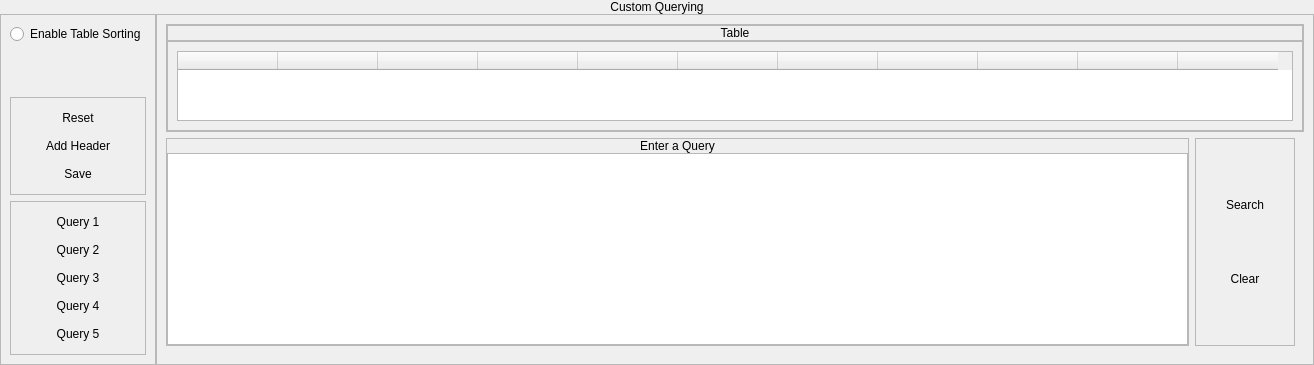
            <widget class="QWidget" name="custom_query">
             <layout class="QVBoxLayout" name="verticalLayout_150">
              <property name="spacing">
               <number>0</number>
              </property>
              <property name="leftMargin">
               <number>0</number>
              </property>
              <property name="topMargin">
               <number>0</number>
              </property>
              <property name="rightMargin">
               <number>0</number>
              </property>
              <property name="bottomMargin">
               <number>0</number>
              </property>
              <item>
               <widget class="QFrame" name="frame_223">
                <property name="frameShape">
                 <enum>QFrame::NoFrame</enum>
                </property>
                <property name="frameShadow">
                 <enum>QFrame::Plain</enum>
                </property>
                <layout class="QVBoxLayout" name="verticalLayout_149">
                 <property name="spacing">
                  <number>0</number>
                 </property>
                 <property name="leftMargin">
                  <number>0</number>
                 </property>
                 <property name="topMargin">
                  <number>0</number>
                 </property>
                 <property name="rightMargin">
                  <number>0</number>
                 </property>
                 <property name="bottomMargin">
                  <number>0</number>
                 </property>
                 <item>
                  <widget class="QLabel" name="label_72">
                   <property name="styleSheet">
                    <string notr="true">font: 20pt &quot;Century Gothic&quot;;</string>
                   </property>
                   <property name="text">
                    <string>Custom Querying</string>
                   </property>
                   <property name="alignment">
                    <set>Qt::AlignCenter</set>
                   </property>
                  </widget>
                 </item>
                </layout>
               </widget>
              </item>
              <item>
               <widget class="QFrame" name="frame_224">
                <property name="sizePolicy">
                 <sizepolicy hsizetype="Preferred" vsizetype="Expanding">
                  <horstretch>0</horstretch>
                  <verstretch>0</verstretch>
                 </sizepolicy>
                </property>
                <property name="frameShape">
                 <enum>QFrame::NoFrame</enum>
                </property>
                <property name="frameShadow">
                 <enum>QFrame::Plain</enum>
                </property>
                <layout class="QHBoxLayout" name="horizontalLayout_78">
                 <property name="spacing">
                  <number>0</number>
                 </property>
                 <property name="leftMargin">
                  <number>0</number>
                 </property>
                 <property name="topMargin">
                  <number>0</number>
                 </property>
                 <property name="rightMargin">
                  <number>0</number>
                 </property>
                 <property name="bottomMargin">
                  <number>0</number>
                 </property>
                 <item>
                  <widget class="QFrame" name="frame_56">
                   <property name="sizePolicy">
                    <sizepolicy hsizetype="Fixed" vsizetype="Preferred">
                     <horstretch>0</horstretch>
                     <verstretch>0</verstretch>
                    </sizepolicy>
                   </property>
                   <property name="frameShape">
                    <enum>QFrame::StyledPanel</enum>
                   </property>
                   <property name="frameShadow">
                    <enum>QFrame::Raised</enum>
                   </property>
                   <layout class="QVBoxLayout" name="verticalLayout_162">
                    <item alignment="Qt::AlignTop">
                     <widget class="QRadioButton" name="query_RadioBtn">
                      <property name="styleSheet">
                       <string notr="true">font: 12pt &quot;Century Gothic&quot;;
</string>
                      </property>
                      <property name="text">
                       <string>Enable Table Sorting</string>
                      </property>
                     </widget>
                    </item>
                    <item>
                     <widget class="QFrame" name="frame_240">
                      <property name="frameShape">
                       <enum>QFrame::StyledPanel</enum>
                      </property>
                      <property name="frameShadow">
                       <enum>QFrame::Raised</enum>
                      </property>
                      <layout class="QVBoxLayout" name="verticalLayout_174">
                       <item>
                        <widget class="QPushButton" name="query_reset">
                         <property name="sizePolicy">
                          <sizepolicy hsizetype="Minimum" vsizetype="Fixed">
                           <horstretch>0</horstretch>
                           <verstretch>0</verstretch>
                          </sizepolicy>
                         </property>
                         <property name="cursor">
                          <cursorShape>PointingHandCursor</cursorShape>
                         </property>
                         <property name="styleSheet">
                          <string notr="true">font: 16pt &quot;Century Gothic&quot;;</string>
                         </property>
                         <property name="text">
                          <string>Reset</string>
                         </property>
                         <property name="flat">
                          <bool>true</bool>
                         </property>
                        </widget>
                       </item>
                       <item>
                        <widget class="QPushButton" name="query_header">
                         <property name="sizePolicy">
                          <sizepolicy hsizetype="Minimum" vsizetype="Fixed">
                           <horstretch>0</horstretch>
                           <verstretch>0</verstretch>
                          </sizepolicy>
                         </property>
                         <property name="cursor">
                          <cursorShape>PointingHandCursor</cursorShape>
                         </property>
                         <property name="styleSheet">
                          <string notr="true">font: 16pt &quot;Century Gothic&quot;;</string>
                         </property>
                         <property name="text">
                          <string>Add Header</string>
                         </property>
                         <property name="flat">
                          <bool>true</bool>
                         </property>
                        </widget>
                       </item>
                       <item>
                        <widget class="QPushButton" name="query_save">
                         <property name="sizePolicy">
                          <sizepolicy hsizetype="Minimum" vsizetype="Fixed">
                           <horstretch>0</horstretch>
                           <verstretch>0</verstretch>
                          </sizepolicy>
                         </property>
                         <property name="cursor">
                          <cursorShape>PointingHandCursor</cursorShape>
                         </property>
                         <property name="styleSheet">
                          <string notr="true">font: 16pt &quot;Century Gothic&quot;;</string>
                         </property>
                         <property name="text">
                          <string>Save</string>
                         </property>
                         <property name="flat">
                          <bool>true</bool>
                         </property>
                        </widget>
                       </item>
                      </layout>
                     </widget>
                    </item>
                    <item alignment="Qt::AlignBottom">
                     <widget class="QFrame" name="frame_79">
                      <property name="frameShape">
                       <enum>QFrame::StyledPanel</enum>
                      </property>
                      <property name="frameShadow">
                       <enum>QFrame::Raised</enum>
                      </property>
                      <layout class="QVBoxLayout" name="verticalLayout_173">
                       <item>
                        <widget class="QPushButton" name="query1">
                         <property name="sizePolicy">
                          <sizepolicy hsizetype="Minimum" vsizetype="Fixed">
                           <horstretch>0</horstretch>
                           <verstretch>0</verstretch>
                          </sizepolicy>
                         </property>
                         <property name="cursor">
                          <cursorShape>PointingHandCursor</cursorShape>
                         </property>
                         <property name="styleSheet">
                          <string notr="true">font: 16pt &quot;Century Gothic&quot;;</string>
                         </property>
                         <property name="text">
                          <string>Query 1</string>
                         </property>
                         <property name="flat">
                          <bool>true</bool>
                         </property>
                        </widget>
                       </item>
                       <item>
                        <widget class="QPushButton" name="query2">
                         <property name="sizePolicy">
                          <sizepolicy hsizetype="Minimum" vsizetype="Fixed">
                           <horstretch>0</horstretch>
                           <verstretch>0</verstretch>
                          </sizepolicy>
                         </property>
                         <property name="cursor">
                          <cursorShape>PointingHandCursor</cursorShape>
                         </property>
                         <property name="styleSheet">
                          <string notr="true">font: 16pt &quot;Century Gothic&quot;;</string>
                         </property>
                         <property name="text">
                          <string>Query 2</string>
                         </property>
                         <property name="flat">
                          <bool>true</bool>
                         </property>
                        </widget>
                       </item>
                       <item>
                        <widget class="QPushButton" name="query3">
                         <property name="sizePolicy">
                          <sizepolicy hsizetype="Minimum" vsizetype="Fixed">
                           <horstretch>0</horstretch>
                           <verstretch>0</verstretch>
                          </sizepolicy>
                         </property>
                         <property name="cursor">
                          <cursorShape>PointingHandCursor</cursorShape>
                         </property>
                         <property name="styleSheet">
                          <string notr="true">font: 16pt &quot;Century Gothic&quot;;</string>
                         </property>
                         <property name="text">
                          <string>Query 3</string>
                         </property>
                         <property name="flat">
                          <bool>true</bool>
                         </property>
                        </widget>
                       </item>
                       <item>
                        <widget class="QPushButton" name="query4">
                         <property name="sizePolicy">
                          <sizepolicy hsizetype="Minimum" vsizetype="Fixed">
                           <horstretch>0</horstretch>
                           <verstretch>0</verstretch>
                          </sizepolicy>
                         </property>
                         <property name="cursor">
                          <cursorShape>PointingHandCursor</cursorShape>
                         </property>
                         <property name="styleSheet">
                          <string notr="true">font: 16pt &quot;Century Gothic&quot;;</string>
                         </property>
                         <property name="text">
                          <string>Query 4</string>
                         </property>
                         <property name="flat">
                          <bool>true</bool>
                         </property>
                        </widget>
                       </item>
                       <item>
                        <widget class="QPushButton" name="query5">
                         <property name="sizePolicy">
                          <sizepolicy hsizetype="Minimum" vsizetype="Fixed">
                           <horstretch>0</horstretch>
                           <verstretch>0</verstretch>
                          </sizepolicy>
                         </property>
                         <property name="cursor">
                          <cursorShape>PointingHandCursor</cursorShape>
                         </property>
                         <property name="styleSheet">
                          <string notr="true">font: 16pt &quot;Century Gothic&quot;;</string>
                         </property>
                         <property name="text">
                          <string>Query 5</string>
                         </property>
                         <property name="flat">
                          <bool>true</bool>
                         </property>
                        </widget>
                       </item>
                      </layout>
                     </widget>
                    </item>
                   </layout>
                  </widget>
                 </item>
                 <item>
                  <widget class="QFrame" name="frame_48">
                   <property name="frameShape">
                    <enum>QFrame::StyledPanel</enum>
                   </property>
                   <property name="frameShadow">
                    <enum>QFrame::Raised</enum>
                   </property>
                   <layout class="QVBoxLayout" name="verticalLayout_155">
                    <item>
                     <widget class="QFrame" name="frame_248">
                      <property name="sizePolicy">
                       <sizepolicy hsizetype="Expanding" vsizetype="Preferred">
                        <horstretch>0</horstretch>
                        <verstretch>0</verstretch>
                       </sizepolicy>
                      </property>
                      <property name="frameShape">
                       <enum>QFrame::StyledPanel</enum>
                      </property>
                      <property name="frameShadow">
                       <enum>QFrame::Sunken</enum>
                      </property>
                      <layout class="QVBoxLayout" name="verticalLayout_181">
                       <property name="spacing">
                        <number>0</number>
                       </property>
                       <property name="leftMargin">
                        <number>0</number>
                       </property>
                       <property name="topMargin">
                        <number>0</number>
                       </property>
                       <property name="rightMargin">
                        <number>0</number>
                       </property>
                       <property name="bottomMargin">
                        <number>0</number>
                       </property>
                       <item alignment="Qt::AlignTop">
                        <widget class="QFrame" name="frame_249">
                         <property name="frameShape">
                          <enum>QFrame::StyledPanel</enum>
                         </property>
                         <property name="frameShadow">
                          <enum>QFrame::Raised</enum>
                         </property>
                         <layout class="QVBoxLayout" name="verticalLayout_182">
                          <property name="spacing">
                           <number>0</number>
                          </property>
                          <property name="leftMargin">
                           <number>0</number>
                          </property>
                          <property name="topMargin">
                           <number>0</number>
                          </property>
                          <property name="rightMargin">
                           <number>0</number>
                          </property>
                          <property name="bottomMargin">
                           <number>0</number>
                          </property>
                          <item>
                           <widget class="QLabel" name="label_119">
                            <property name="styleSheet">
                             <string notr="true">font: 16pt &quot;Century Gothic&quot;;</string>
                            </property>
                            <property name="text">
                             <string>Table</string>
                            </property>
                            <property name="alignment">
                             <set>Qt::AlignCenter</set>
                            </property>
                           </widget>
                          </item>
                         </layout>
                        </widget>
                       </item>
                       <item>
                        <widget class="QFrame" name="frame_250">
                         <property name="sizePolicy">
                          <sizepolicy hsizetype="Preferred" vsizetype="Expanding">
                           <horstretch>0</horstretch>
                           <verstretch>0</verstretch>
                          </sizepolicy>
                         </property>
                         <property name="frameShape">
                          <enum>QFrame::StyledPanel</enum>
                         </property>
                         <property name="frameShadow">
                          <enum>QFrame::Sunken</enum>
                         </property>
                         <layout class="QHBoxLayout" name="horizontalLayout_83">
                          <item>
                           <widget class="QTableWidget" name="query_table">
                            <property name="styleSheet">
                             <string notr="true">font: 10pt &quot;Century Gothic&quot;;
color: rgb(255, 255, 255);
</string>
                            </property>
                            <property name="sizeAdjustPolicy">
                             <enum>QAbstractScrollArea::AdjustToContents</enum>
                            </property>
                            <property name="editTriggers">
                             <set>QAbstractItemView::AnyKeyPressed|QAbstractItemView::DoubleClicked|QAbstractItemView::EditKeyPressed</set>
                            </property>
                            <property name="alternatingRowColors">
                             <bool>false</bool>
                            </property>
                            <property name="sortingEnabled">
                             <bool>false</bool>
                            </property>
                            <column>
                             <property name="text">
                              <string/>
                             </property>
                            </column>
                            <column>
                             <property name="text">
                              <string/>
                             </property>
                            </column>
                            <column>
                             <property name="text">
                              <string/>
                             </property>
                            </column>
                            <column>
                             <property name="text">
                              <string/>
                             </property>
                            </column>
                            <column>
                             <property name="text">
                              <string/>
                             </property>
                            </column>
                            <column>
                             <property name="text">
                              <string/>
                             </property>
                            </column>
                            <column>
                             <property name="text">
                              <string/>
                             </property>
                            </column>
                            <column>
                             <property name="text">
                              <string/>
                             </property>
                            </column>
                            <column>
                             <property name="text">
                              <string/>
                             </property>
                            </column>
                            <column>
                             <property name="text">
                              <string/>
                             </property>
                            </column>
                            <column>
                             <property name="text">
                              <string/>
                             </property>
                            </column>
                           </widget>
                          </item>
                         </layout>
                        </widget>
                       </item>
                      </layout>
                     </widget>
                    </item>
                    <item>
                     <widget class="QFrame" name="frame_225">
                      <property name="sizePolicy">
                       <sizepolicy hsizetype="Preferred" vsizetype="Preferred">
                        <horstretch>0</horstretch>
                        <verstretch>0</verstretch>
                       </sizepolicy>
                      </property>
                      <property name="frameShape">
                       <enum>QFrame::NoFrame</enum>
                      </property>
                      <property name="frameShadow">
                       <enum>QFrame::Plain</enum>
                      </property>
                      <layout class="QHBoxLayout" name="horizontalLayout_65">
                       <property name="leftMargin">
                        <number>0</number>
                       </property>
                       <property name="topMargin">
                        <number>0</number>
                       </property>
                       <item>
                        <widget class="QFrame" name="frame_226">
                         <property name="frameShape">
                          <enum>QFrame::StyledPanel</enum>
                         </property>
                         <property name="frameShadow">
                          <enum>QFrame::Raised</enum>
                         </property>
                         <layout class="QVBoxLayout" name="verticalLayout_156">
                          <property name="spacing">
                           <number>0</number>
                          </property>
                          <property name="leftMargin">
                           <number>0</number>
                          </property>
                          <property name="topMargin">
                           <number>0</number>
                          </property>
                          <property name="rightMargin">
                           <number>0</number>
                          </property>
                          <property name="bottomMargin">
                           <number>0</number>
                          </property>
                          <item>
                           <widget class="QLabel" name="label_9">
                            <property name="styleSheet">
                             <string notr="true">font: 16pt &quot;Century Gothic&quot;;</string>
                            </property>
                            <property name="text">
                             <string>Enter a Query</string>
                            </property>
                            <property name="alignment">
                             <set>Qt::AlignCenter</set>
                            </property>
                           </widget>
                          </item>
                          <item alignment="Qt::AlignBottom">
                           <widget class="QPlainTextEdit" name="query_inbox">
                            <property name="styleSheet">
                             <string notr="true">font: 15pt &quot;Century Gothic&quot;;</string>
                            </property>
                           </widget>
                          </item>
                         </layout>
                        </widget>
                       </item>
                       <item>
                        <widget class="QFrame" name="frame_47">
                         <property name="sizePolicy">
                          <sizepolicy hsizetype="Preferred" vsizetype="Preferred">
                           <horstretch>0</horstretch>
                           <verstretch>0</verstretch>
                          </sizepolicy>
                         </property>
                         <property name="frameShape">
                          <enum>QFrame::StyledPanel</enum>
                         </property>
                         <property name="frameShadow">
                          <enum>QFrame::Raised</enum>
                         </property>
                         <layout class="QVBoxLayout" name="verticalLayout_172">
                          <item>
                           <widget class="QPushButton" name="query_search">
                            <property name="sizePolicy">
                             <sizepolicy hsizetype="Minimum" vsizetype="Fixed">
                              <horstretch>0</horstretch>
                              <verstretch>0</verstretch>
                             </sizepolicy>
                            </property>
                            <property name="cursor">
                             <cursorShape>PointingHandCursor</cursorShape>
                            </property>
                            <property name="styleSheet">
                             <string notr="true">font: 16pt &quot;Century Gothic&quot;;</string>
                            </property>
                            <property name="text">
                             <string>Search</string>
                            </property>
                            <property name="flat">
                             <bool>true</bool>
                            </property>
                           </widget>
                          </item>
                          <item>
                           <widget class="QPushButton" name="query_clear">
                            <property name="sizePolicy">
                             <sizepolicy hsizetype="Minimum" vsizetype="Fixed">
                              <horstretch>0</horstretch>
                              <verstretch>0</verstretch>
                             </sizepolicy>
                            </property>
                            <property name="cursor">
                             <cursorShape>PointingHandCursor</cursorShape>
                            </property>
                            <property name="styleSheet">
                             <string notr="true">font: 16pt &quot;Century Gothic&quot;;</string>
                            </property>
                            <property name="text">
                             <string>Clear</string>
                            </property>
                            <property name="flat">
                             <bool>true</bool>
                            </property>
                           </widget>
                          </item>
                         </layout>
                        </widget>
                       </item>
                      </layout>
                     </widget>
                    </item>
                   </layout>
                  </widget>
                 </item>
                </layout>
               </widget>
              </item>
             </layout>
            </widget>
